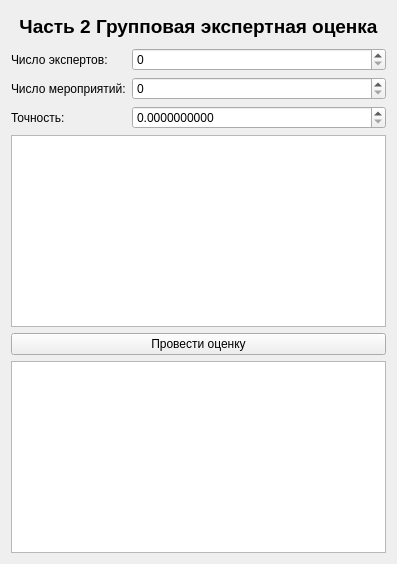
      <widget class="QWidget" name="page7_2">
       <layout class="QGridLayout" name="gridLayout_8">
        <item row="2" column="0">
         <layout class="QFormLayout" name="formLayout_4">
          <item row="0" column="0">
           <widget class="QLabel" name="label_32">
            <property name="text">
             <string>Число экспертов:</string>
            </property>
           </widget>
          </item>
          <item row="1" column="0">
           <widget class="QLabel" name="label_33">
            <property name="text">
             <string>Число мероприятий:</string>
            </property>
           </widget>
          </item>
          <item row="2" column="0">
           <widget class="QLabel" name="label_34">
            <property name="text">
             <string>Точность:</string>
            </property>
           </widget>
          </item>
          <item row="0" column="1">
           <widget class="QSpinBox" name="count_experts_p7_2"/>
          </item>
          <item row="1" column="1">
           <widget class="QSpinBox" name="count_event_p7_2"/>
          </item>
          <item row="2" column="1">
           <widget class="QDoubleSpinBox" name="accuracy_p7_2">
            <property name="decimals">
             <number>10</number>
            </property>
            <property name="maximum">
             <double>1.000000000000000</double>
            </property>
            <property name="singleStep">
             <double>0.000001000000000</double>
            </property>
           </widget>
          </item>
          <item row="3" column="0" colspan="2">
           <widget class="QTableWidget" name="input_table_p7_2">
            <property name="sizePolicy">
             <sizepolicy hsizetype="MinimumExpanding" vsizetype="MinimumExpanding">
              <horstretch>0</horstretch>
              <verstretch>0</verstretch>
             </sizepolicy>
            </property>
           </widget>
          </item>
         </layout>
        </item>
        <item row="3" column="0">
         <widget class="QPushButton" name="run_p7_2">
          <property name="text">
           <string>Провести оценку</string>
          </property>
         </widget>
        </item>
        <item row="1" column="0">
         <widget class="QLabel" name="label_7">
          <property name="sizePolicy">
           <sizepolicy hsizetype="MinimumExpanding" vsizetype="Fixed">
            <horstretch>0</horstretch>
            <verstretch>0</verstretch>
           </sizepolicy>
          </property>
          <property name="styleSheet">
           <string notr="true">    color: black;              /* Цвет текста */
    font-weight: bold;         /* Жирный шрифт */
    font-size: 14pt;           /* Размер шрифта */
    padding: 4px 8px;          /* Внутренние отступы вокруг текста */</string>
          </property>
          <property name="text">
           <string>Часть 2 Групповая экспертная оценка</string>
          </property>
          <property name="alignment">
           <set>Qt::AlignmentFlag::AlignCenter</set>
          </property>
         </widget>
        </item>
        <item row="4" column="0">
         <widget class="QTextEdit" name="output_p7_2">
          <property name="sizePolicy">
           <sizepolicy hsizetype="MinimumExpanding" vsizetype="MinimumExpanding">
            <horstretch>0</horstretch>
            <verstretch>0</verstretch>
           </sizepolicy>
          </property>
         </widget>
        </item>
       </layout>
      </widget>
